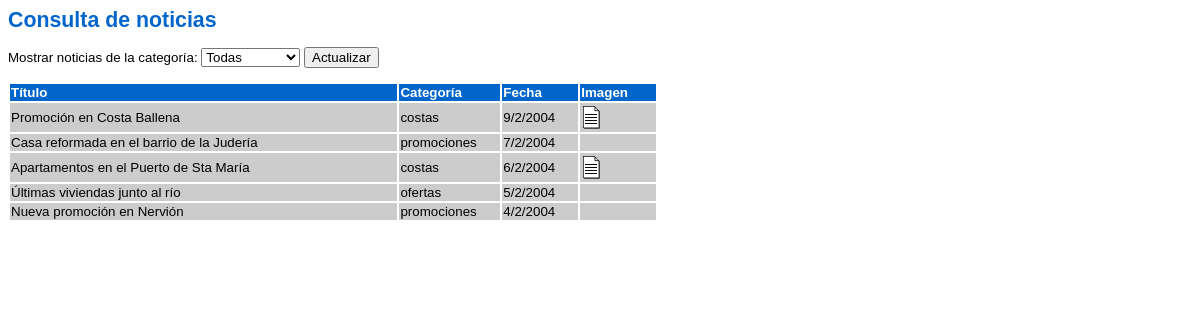
The app's page /db/consulta_noticias3.php with its own data.
### tables this page shows
CREATE TABLE noticias (
  id smallint(5) unsigned NOT NULL auto_increment,
  titulo varchar(100) NOT NULL default '',
  texto text NOT NULL,
  categoria enum('promociones','ofertas','costas') NOT NULL default 'promociones',
  fecha date NOT NULL default '0000-00-00',
  imagen varchar(100) default NULL,
  PRIMARY KEY  (id)
) TYPE=MyISAM COMMENT='Noticias de la inmobiliaria Lindavista';

### db/lib/fecha.php (called while the page is built, shortened)
<?PHP
function date2string ($date)
{
   $string = date ("j/n/Y", strtotime($date));
   return ($string);
}
?>

### db/consulta_noticias3.php (the view, shortened to what this page needs)
<HTML>
<HEAD>
   <LINK REL="stylesheet" TYPE="text/css" HREF="estilo.css">
<?PHP
   include ("lib/fecha.php");
?>
</HEAD>
<BODY>
<H1>Consulta de noticias</H1>
<FORM NAME="selecciona" ACTION="consulta_noticias3.php" METHOD="POST">
<P>Mostrar noticias de la categoría:
<SELECT NAME="categoria">
   <OPTION VALUE="Todas" SELECTED>Todas
   <OPTION VALUE="promociones">promociones
</SELECT>
<INPUT TYPE="submit" NAME="actualizar" VALUE="Actualizar"></P>
</FORM>
<?PHP
      $conexion = mysql_connect ("localhost", "root", "admin")
         or die ("No se puede conectar con el servidor");
      $instruccion = "select * from noticias";
      $instruccion = $instruccion . " order by fecha desc";
      $consulta = mysql_query ($instruccion, $conexion)
         or die ("Fallo en la consulta");
      $nfilas = mysql_num_rows ($consulta);
      if ($nfilas > 0)
      {
         print ("<TABLE WIDTH='650'>\n");
         print ("<TR>\n");
         print ("<TH WIDTH='400'>Título</TH>\n");
         print ("<TH WIDTH='100'>Categoría</TH>\n");
         print ("<TH WIDTH='75'>Fecha</TH>\n");
         print ("<TH WIDTH='75'>Imagen</TH>\n");
         print ("</TR>\n");
         for ($i=0; $i<$nfilas; $i++)
         {
            $resultado = mysql_fetch_array ($consulta);
            print ("<TR>\n");
            print ("<TD>" . $resultado['titulo'] . "</TD>\n");
            print ("<TD>" . $resultado['categoria'] . "</TD>\n");
            print ("<TD>" . date2string($resultado['fecha']) . "</TD>\n");
            if ($resultado['imagen'] != "")
               print ("<TD><A TARGET='_blank' HREF='img/" . $resultado['imagen'] .
                      "'><IMG BORDER='0' SRC='img/ico-fichero.gif'></A></TD>\n");
            else
               print ("<TD>&nbsp;</TD>\n");
            print ("</TR>\n");
         }
         print ("</TABLE>\n");
      }
      else
         print ("No hay noticias disponibles");
?>
</BODY>
</HTML>

### db/estilo.css (style rules this page uses)
BODY { font-family: verdana,arial; font-size: 10pt }
H1 { font-family: verdana,arial; font-size: 16pt; font-weight: bold; color: #0066CC }
TH { font-family: verdana,arial; font-size: 10pt; font-weight: bold; color: white; background: #0066CC; text-align: left }
TD { font-family: verdana,arial; font-size: 10pt; background: #CCCCCC }

### records on screen
noticias: titulo "Promoción en Costa Ballena", categoria "costas", fecha "9/2/2004"
noticias: titulo "Casa reformada en el barrio de la Judería", categoria "promociones", fecha "7/2/2004"
noticias: titulo "Apartamentos en el Puerto de Sta María", categoria "costas", fecha "6/2/2004"
noticias: titulo "Últimas viviendas junto al río", categoria "ofertas", fecha "5/2/2004"
noticias: titulo "Nueva promoción en Nervión", categoria "promociones", fecha "4/2/2004"
